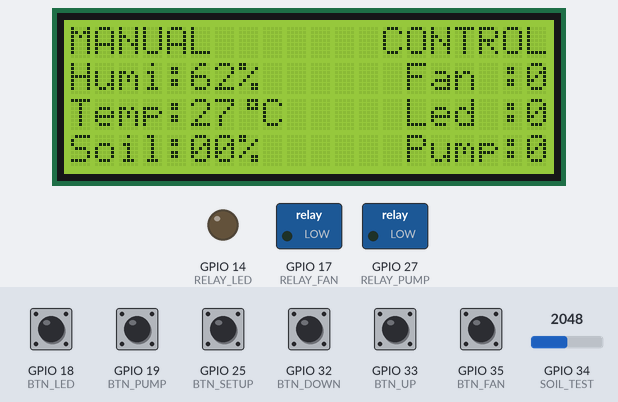
This program was run on a simulated ESP32. Shown: 20×4 character LCD, switched loads named in the program (green lamp = pin HIGH), output pins drawn as LEDs (lit = HIGH). Inputs (shaded band) come from the test bench; at power-on: GPIO 18 (BTN_LED), GPIO 19 (BTN_PUMP), GPIO 25 (BTN_SETUP), GPIO 32 (BTN_DOWN), GPIO 33 (BTN_UP), GPIO 35 (BTN_FAN) HIGH, GPIO 34 (SOIL_TEST) = 2048. WiFi joins after 1.5 s; servers stay silent unless stated; random numbers use the default seed unless the program sets one; no MQTT or app messages arrive unless stated; what the program prints to the serial monitor is not drawn.

Above: at 2.9 s.
3.0 s: GPIO 25 (BTN_SETUP) pulled LOW for 1 s
At 4.5 s:
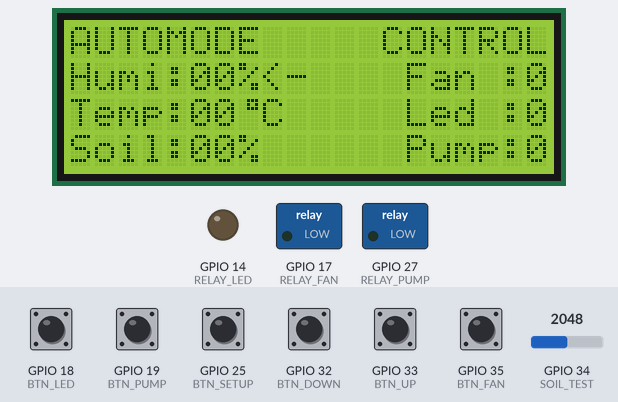
5.5 s: GPIO 25 (BTN_SETUP) pulled LOW for 1 s
At 7.3 s:
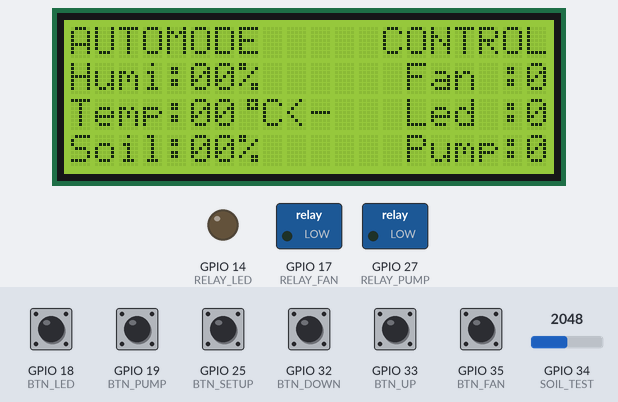
8.0 s: GPIO 25 (BTN_SETUP) pulled LOW for 1 s
At 10.0 s:
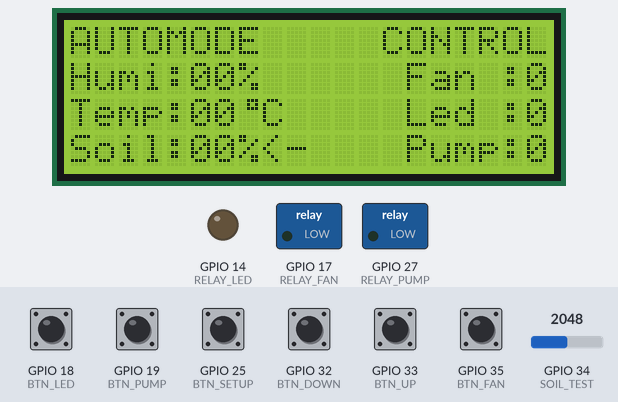
10.5 s: GPIO 35 (BTN_FAN) pulled LOW for 0.15 s
At 11.4 s:
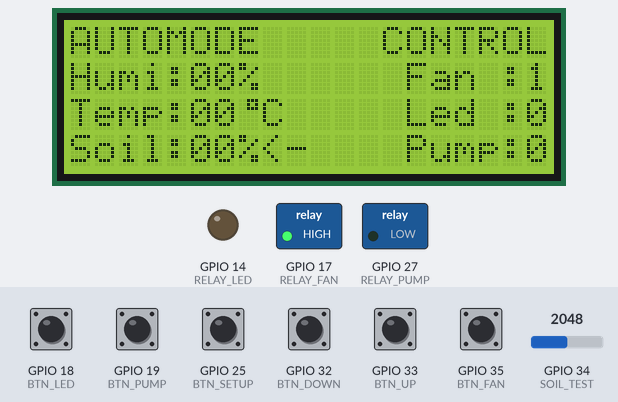
12.1 s: GPIO 25 (BTN_SETUP) pulled LOW for 1 s
At 12.51 s:
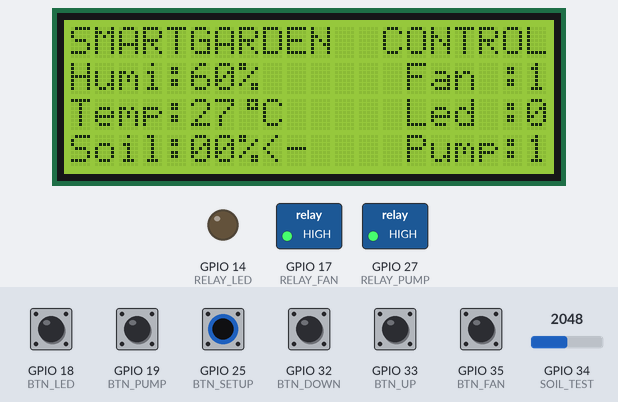
14.6 s: GPIO 35 (BTN_FAN) pulled LOW for 1 s
At 16.19 s:
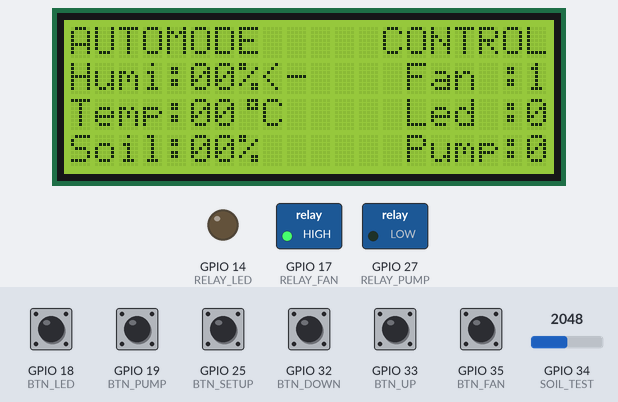
Timing chart, 0 to 17.2 s (numbered marks = the images above; inputs shaded):
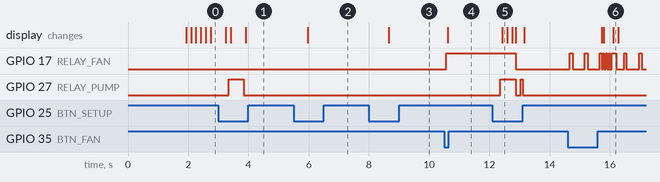

Measured:
- after the input at 3.0 s, GPIO 27 (RELAY_PUMP): LOW → HIGH after 0.35 s, → LOW 0.50 s later
- after the input at 5.5 s, the display: changes after 0.47 s (image 2)
- after the input at 8.0 s, the display: changes after 0.66 s (image 3)
- after the input at 10.5 s, GPIO 17 (RELAY_FAN): LOW → HIGH after 0.07 s; the display: changes after 0.12 s (image 4)
- after the input at 12.1 s, GPIO 17 (RELAY_FAN): HIGH → LOW after 0.77 s; GPIO 27 (RELAY_PUMP): LOW → HIGH after 0.27 s, → LOW 0.51 s later, → HIGH 0.17 s later, → LOW 0.06 s later; the display: changes after 0.33 s (image 5)
- after the input at 14.6 s, GPIO 17 (RELAY_FAN): LOW → HIGH after 0.07 s, → LOW 0.09 s later, → HIGH 0.41 s later, → LOW 0.10 s later, … (18 changes in this stretch); the display: changes after 1.1 s (image 6)

The program:

main.cpp
```cpp
#include <my_header.h>

hw_timer_t *Timer0_Cfg = NULL;
uint32_t Freq = 0;
uint8_t flag_stt = 0;

// LiquidCrystal_I2C lcd(0x27, 20, 4);
// list_StatusFlag_t

void IRAM_ATTR Break()
{
  // doc gtri cam bien o day:...
  // Dht_Sensor();
  Setup_fan();
  fl.flag_sys = !fl.flag_sys;
}

void setup()
{
  Serial.begin(9600);
  Sensor_Init();
  // thiet lap ngat tgian:
  Timer0_Cfg = timerBegin(0, 8000, true);
  timerAttachInterrupt(Timer0_Cfg, &Break, true);
  timerAlarmWrite(Timer0_Cfg, 1000, true);
  timerAlarmEnable(Timer0_Cfg);
  Wifi_Connect();
  MQTT_Connect();
}

void loop()
{
  Stay_Connect();
  MQTT_Pub_Sub();
  Flag_Status();

  // if(fl.flag_SendData == 50){
  //   Send_Active_Status(val_Led, val_Fan, val_Pump);
  //   Send_Serson_Value(val_Temp_Serson, val_Humi_Serson, val_Soil_Serson);
  //   fl.flag_SendData = 0;
  // }

  if (fl.btn_modesetup)
  {
    // Dht_Sensor();
    int a = digitalRead(BTN_SETUP);
    if (!a)
    {
      cnt++;
    }
    fl.btn_modesetup = 0;
  }
  if (fl.sec)
  {
    ++cnt_sec;
    fl.sec = 0;
  }
  if (cnt_sec == 10)
  {
    second++;
    cnt_sec = 0;
  }
  if (second % 2 == 0)
  {

    Dht_Sensor();
    delay(100);
    Soil_Sensor();
  }

  if (cnt == 0)
  {
    Serial.println(" Chicken 0 ");

    Setup_led();
    Setup_pump();
    Display_Manual();
  }
  else if (cnt == 1) // Chuyen sang mode Auto, check setup mqtt
  {
    digitalWrite(RELAY_FAN,LOW);
    digitalWrite(RELAY_LED,LOW);
    digitalWrite(RELAY_PUMP,LOW);
    Serial.println(" Chicken 2 ");
    if(val_Control){
      digitalWrite(RELAY_LED, val_Led);
      digitalWrite(RELAY_FAN, val_Fan);
      digitalWrite(RELAY_PUMP, val_Pump);
      Serial.println(val_Led);
      Serial.println(val_Fan);
      Serial.println(val_Pump);
    }
    if(!val_Control){
      Led_Auto();
      Fan_Auto();
      Pumb_Auto();
    }

      Display_Auto2();
  }
  else if (cnt == 2) // Setup humi bang nut nhan
  {
    digitalWrite(RELAY_FAN,LOW);
    digitalWrite(RELAY_LED,LOW);
    digitalWrite(RELAY_PUMP,LOW);
    Serial.println(" Chicken 3 ");
    Character_cnt2();
    // lcd.setCursor(8, 1);
    // lcd.print("<-");
    Setup_humi();
    Display_Auto1();
  }
  else if (cnt == 3) // Setup Temp bang nut nhan
  {
    Serial.println(" Chicken 4 ");
    Character_cnt3();
    // lcd.setCursor(8, 1);
    // lcd.print("  ");
    // lcd.setCursor(9, 2);
    // lcd.print("<-");
    Setup_temp();
    Display_Auto1();
  }
  else if (cnt == 4) // Setup Soil bang nut nhan
  {
    Serial.println(" Chicken 5 ");
    Character_cnt4();
    // lcd.setCursor(10, 2);
    // lcd.print("  ");
    // lcd.setCursor(8, 3);
    // lcd.print("<-");
    Setup_soil();
    Display_Auto1();
  }
  else if (cnt == 5) // Xac nhan mode auto chuyen giao dien bang cnt_sec 5s 1 lan
  {
    Temp_s_Max = temp_setup ;
    Soil_s_Min = soil_setup;
    Serial.println(" Chicken 6 ");
    Fan_Auto();
    Pumb_Auto();

    if (second <= 5)
    {
      Display_Auto1();
    }
    else if (second > 5 && second <= 10)
    {

      Display_Smartgarden();
    }
    else if (second > 10)
    {
      Character_cnt5();
      // lcd.clear();
      second = 0;
    }

  }
  else if (cnt == 6) // Quay ve manual
  {
    Serial.println(" Chicken 7 ");
    cnt_fan = 0;
    cnt_led = 0;
    cnt_pump = 0;
    fan_setup = 0;
    led_setup = 0;
    pump_setup = 0;
    cnt = 0;
    Temp_s_Max = 32;
    Soil_s_Min = 60;
    digitalWrite(RELAY_FAN,LOW);
    digitalWrite(RELAY_LED,LOW);
    digitalWrite(RELAY_PUMP,LOW);
    Character_cnt6();
    // lcd.clear();
  }
}
```

my_Mqtt.cpp
```cpp
#include <my_header.h>

WiFiClient espClient;
PubSubClient client(espClient);
DHT dht(DHT_SENSOR, DHT11);
LiquidCrystal_I2C lcd(0x27, 20, 4);

byte character[] = {
    B00111,
    B00101,
    B00111,
    B00000,
    B00000,
    B00000,
    B00000,
    B00000,

};

struct Flag fl;
uint8_t btn_fan;
uint8_t btn_led;
uint8_t btn_pumb;
uint8_t stt_new_fan = 1;
uint8_t stt_new_led = 1;
uint8_t stt_new_pumbs = 1;
uint8_t stt_old_fan = 1;
uint8_t stt_old_led = 1;
uint8_t stt_old_pumbs = 1;
uint8_t cnt = 0;
uint8_t stt_old_btnmodesetup = 1, stt_new_btnmodesetup = 1;
uint8_t led_setup = 0, fan_setup = 0, pump_setup = 0;
uint8_t led_mqtt, fan_mqtt, pump_mqtt;
uint8_t setup_mqtt, control_mqtt;
uint8_t temp_setup = 0, humi_setup = 0, soil_setup = 0;
uint8_t tmemp_mqtt, humi_mqtt, soil_mqtt;
uint8_t cnt_sec = 0;
uint8_t second = 0;
uint8_t humi = 0, temp = 0, soil = 0;
uint8_t cnt_fan = 0, cnt_led = 0, cnt_pump = 0;
uint8_t stt_old_statusfan = 1 , stt_new_statusfan = 1 ;
uint8_t stt_old_statusled = 1 , stt_new_statusled = 1 ;
uint8_t stt_old_statuspump = 1 , stt_new_statuspump = 1 ;

String dataMQTT, js_control, js_setup, js_auto, js_manual, js_led, js_fan, js_pump, js_tempMax, js_tempMin, js_soilMax, js_soilMin;
int val_Auto, val_Manual;
int val_Control, val_Setup, val_Led, val_Fan, val_Pump;
// int val_Temp_s_Max, val_Temp_s_Min, val_Soil_s_Min, val_Soil_s_Max;
int val_Temp_Serson, val_Humi_Serson, val_Soil_Serson;
int cnt_Send = 0;
int Temp_s_Max = 32, Temp_s_Min = 22, Soil_s_Min = 60, Soil_s_Max = 75;
uint8_t soil1 = 0;

void Sensor_Init()
{
  Wire.begin();
  dht.begin();
  lcd.init();
  lcd.backlight();
  lcd.createChar(0, character);

  pinMode(SOIL_TEST, INPUT);

  pinMode(RELAY_FAN, OUTPUT);
  pinMode(RELAY_LED, OUTPUT);
  pinMode(RELAY_PUMP, OUTPUT);

  pinMode(BTN_LED, INPUT);
  pinMode(BTN_FAN, INPUT);
  pinMode(BTN_PUMP, INPUT);

  pinMode(BTN_SETUP, INPUT);
  pinMode(BTN_UP, INPUT);
  pinMode(BTN_DOWN, INPUT);

  digitalWrite(RELAY_FAN, LOW);
  digitalWrite(RELAY_LED, LOW);
  digitalWrite(RELAY_PUMP, LOW);
}

void Stay_Connect()
{
  client.loop();
}

void Wifi_Connect()
{
  WiFi.begin(SSID1, PASSWORD);
  while (WiFi.status() != WL_CONNECTED)
  {
    Serial.println("Connecting to WiFi...");
  }
  Serial.println("Connected to WiFi");
  Serial.print("IP address: ");
  Serial.println(WiFi.localIP());
}

void MQTT_Connect()
{
  // Serial.println("TOPIC: " + String(TOPIC_SUB));
  client.setServer(MQTT_BROKER, MQTT_PORT);
  client.setCallback(callback);
  while (!client.connected())
  {
    String client_id = "esp32-client-";
    client_id += String(WiFi.macAddress());
    Serial.printf("The client %s connects to the public mqtt broker\n", client_id.c_str());
    if (client.connect(client_id.c_str(), MQTT_USERNAME, MQTT_PASSWORD))
    {
      Serial.println("Public emqx mqtt broker connected");
    }
    else
    {
      Serial.print("failed with state ");
      Serial.print(client.state());
    }
  }
}

void MQTT_Pub_Sub()
{
  client.subscribe(TOPIC_SUB);
}

void callback(char *topic, byte *payload, unsigned int length)
{
  // Serial.println("TOPIC: " + String(topic));
  // for (int i = 0; i< length; i++){
  //   dataMQTT += (char) payload[i];
  // }
  DynamicJsonDocument doc(1024);
  deserializeJson(doc, payload, length);
  if (doc.containsKey("control"))
  {
    js_control = doc["control"].as<String>();
    js_led = doc["led"].as<String>();
    js_fan = doc["fan"].as<String>();
    js_pump = doc["pump"].as<String>();

    val_Control = js_control.toInt();
    if (val_Control)
    {
      val_Led = js_led.toInt();
      val_Fan = js_fan.toInt();
      val_Pump = js_pump.toInt();
    }
  }
  if (doc.containsKey("setup"))
  {
    js_setup = doc["setup"].as<String>();
    js_tempMax = doc["tempmax"].as<String>();
    js_tempMin = doc["tempmin"].as<String>();
    js_soilMax = doc["soilmax"].as<String>();
    js_soilMin = doc["soilmin"].as<String>();

    val_Setup = js_setup.toInt();
    if (val_Setup)
    {
      Temp_s_Max = js_tempMax.toInt();
      Temp_s_Min = js_tempMin.toInt();
      Soil_s_Max = js_soilMax.toInt();
      Soil_s_Min = js_soilMin.toInt();
    }
  }
}

// void Detext(){

//   // dataMQTT.remove(0, strlen(dataMQTT));
//   Serial.println(dataMQTT);
// }

void Send_Active_Status(int led, int fan, int pump)
{
  DynamicJsonDocument doc(256);
  doc["led"] = led;
  doc["fan"] = fan;
  doc["pump"] = pump;

  Serial.println("Gia tri gui len cua trang thai: ");
  Serial.print("LED: " + String(led));
  Serial.print(" ");
  Serial.print("FAN: " + String(fan));
  Serial.print(" ");
  Serial.println("PUMP: " + String(pump));

  char buffer[256];
  serializeJson(doc, buffer);
  client.publish(TOPIC_SUB, buffer);
}

void Send_Serson_Value(int temp, int humi, int soil)
{
  DynamicJsonDocument doc(256);
  doc["temp"] = temp;
  doc["humi"] = humi;
  doc["soil"] = soil;

  Serial.println("Gia tri gui len cua cam bien: ");
  Serial.print("TEMP: " + String(temp));
  Serial.print(" ");
  Serial.print("HUMI: " + String(humi));
  Serial.print(" ");
  Serial.println("SOIL: " + String(soil));

  char buffer[256];
  serializeJson(doc, buffer);
  client.publish(TOPIC_SUB, buffer);
}

void Flag_Status()
{
  if (fl.flag_sys)
  {
    fl.sec = 1;
    fl.btn_modesetup = 1;
    fl.btn_checkfan = 1;
    fl.btn_checkled = 1;
    fl.btn_checkfan = 1;
    fl.btn_checkpump = 1;
    fl.btn_controlhumi = 1;
    fl.btn_controltemp = 1;
    fl.btn_controlsoil = 1;
    cnt_sec++;
    fl.flag_SendData++;
    fl.flag_button_fan = 1;
    fl.flag_button_led = 1;
    fl.flag_button_pumb = 1;
    fl.flag_down = 1;
    fl.flag_up = 1;
    fl.flag_menu_set_up = 1;
    fl.flag_humi = 1;
    fl.flag_soil = 1;
    fl.flag_temp = 1;
    fl.flag_sys = 0;
    fl.check_sensor = 1;
  }
}

void Led_Manual()
{
  if (fl.flag_button_led)
  {
    stt_old_led = stt_new_led;
    stt_new_led = btn_led;
    if (stt_old_led == 1 && stt_new_led == 0)
    {
      digitalWrite(RELAY_LED, val_Led);
    }
    else
    {
      digitalWrite(RELAY_LED, !val_Led);
    }
    fl.flag_button_led = 0;
  }
}

void Pumbs_Manual()
{
  if (fl.flag_button_pumb)
  {
    stt_old_pumbs = stt_new_pumbs;
    stt_new_pumbs = btn_pumb;
    if (stt_old_pumbs == 1 && stt_new_pumbs == 0)
    {
      digitalWrite(RELAY_PUMP, val_Pump);
    }
    else
    {
      digitalWrite(RELAY_PUMP, !val_Pump);
    }
    fl.flag_button_pumb = 0;
  }
}

void Fan_Manual()
{
  if (fl.flag_button_fan)
  {
    stt_old_fan = stt_new_fan;
    stt_new_fan = btn_fan;
    if (stt_old_fan == 1 && stt_new_fan == 0)
    {
      digitalWrite(RELAY_FAN, val_Fan);
    }
    else
    {
      digitalWrite(RELAY_FAN, !val_Fan);
    }
    fl.flag_button_fan = 0;
  }
}

void Soil_Sensor()
{

  for (int i = 0; i < 50; i++)
  {
    soil1 += analogRead(SOIL_TEST);
  }
  soil1 = analogRead(SOIL_TEST);
  val_Soil_Serson = map(soil1, 0, 4095, 0, 100);
}

void Dht_Sensor()
{
  // val_Temp_Serson = dht.readTemperature();

  // val_Humi_Serson = dht.readHumidity();
  val_Temp_Serson = random(27,30);

  val_Humi_Serson = random(60,63);

}
void Led_Auto()
{
  if (val_Temp_Serson < Temp_s_Min)
  { // tmep cua cb
    digitalWrite(RELAY_LED, HIGH);
  }
  else
  {
    digitalWrite(RELAY_LED, LOW);
  }
}

void Pumb_Auto()
{
  if (val_Temp_Serson > Temp_s_Max || val_Soil_Serson < Soil_s_Min)
  {
    digitalWrite(RELAY_PUMP, HIGH);
  }
  else if (val_Soil_Serson > Soil_s_Max || val_Temp_Serson <= Temp_s_Min)
  {
    digitalWrite(RELAY_PUMP, LOW);
  }
}

void Fan_Auto()
{
  if (val_Temp_Serson >= Temp_s_Max)
  {
    digitalWrite(RELAY_FAN, HIGH);
  }
  else
  {
    digitalWrite(RELAY_FAN, LOW);
  }
}

void Button_Led()
{
  btn_led = digitalRead(BTN_LED);
}

void Button_Fan()
{
  btn_fan = digitalRead(BTN_FAN);
}

void Button_Pump()
{
  btn_pumb = digitalRead(BTN_PUMP);
}

void Display_Manual()
{

  lcd.setCursor(0, 0);
  lcd.print("MANUAL");
  lcd.setCursor(13, 0);
  lcd.print("CONTROL");
  lcd.setCursor(0, 1);
  lcd.print("Humi:");
  lcd.print((val_Humi_Serson < 10 && val_Humi_Serson >= 0) ? "0" : "");
  lcd.print(val_Humi_Serson);
  lcd.print("%");
  lcd.setCursor(14, 1);
  lcd.print("Fan :");
  lcd.print(fan_setup);
  lcd.setCursor(0, 2);
  lcd.print("Temp:");
  lcd.print((val_Temp_Serson < 10 && val_Temp_Serson >= 0) ? "0" : "");
  lcd.print(val_Temp_Serson);
  lcd.write(byte(0));
  lcd.print("C");
  lcd.setCursor(14, 2);
  lcd.print("Led :");
  lcd.print(led_setup);
  lcd.setCursor(14, 3);
  lcd.print("Pump:");
  lcd.print(pump_setup);
  lcd.setCursor(0, 3);
  lcd.print("Soil:");
  lcd.print((val_Soil_Serson < 10 && val_Soil_Serson >= 0) ? "0" : "");
  lcd.print(val_Soil_Serson);
  lcd.print("%");
}

void Display_Auto1()
{

  lcd.setCursor(0, 0);
  lcd.print("AUTOMODE");
  lcd.setCursor(13, 0);
  lcd.print("CONTROL");
  lcd.setCursor(0, 1);
  lcd.print("Humi:");
  lcd.print((humi_setup < 10 && humi_setup >= 0) ? "0" : "");
  lcd.print(humi_setup);
  lcd.print("%");
  lcd.setCursor(14, 1);
  lcd.print("Fan :");
  lcd.print(digitalRead(RELAY_FAN));
  lcd.setCursor(0, 2);
  lcd.print("Temp:");
  lcd.print((temp_setup < 10 && temp_setup >= 0) ? "0" : "");
  lcd.print(temp_setup);
  lcd.write(byte(0));
  lcd.print("C");
  lcd.setCursor(14, 2);
  lcd.print("Led :");
  lcd.print(digitalRead(RELAY_LED));
  lcd.setCursor(14, 3);
  lcd.print("Pump:");
  lcd.print(digitalRead(RELAY_PUMP));
  lcd.setCursor(0, 3);
  lcd.print("Soil:");
  lcd.print((soil_setup < 10 && soil_setup >= 0) ? "0" : "");
  lcd.print(soil_setup);
  lcd.print("%");
}
void Display_Auto2()
{

  lcd.setCursor(0, 0);
  lcd.print("AUTOMODE");
  lcd.setCursor(13, 0);
  lcd.print("CONTROL");
  lcd.setCursor(0, 1);
  lcd.print("Humi:");
  lcd.print((humi_setup < 10 && humi_setup >= 0) ? "0" : "");
  lcd.print(humi_setup);
  lcd.print("%");
  lcd.setCursor(14, 1);
  lcd.print("Fan :");
  lcd.print(digitalRead(RELAY_FAN));
  lcd.setCursor(0, 2);
  lcd.print("Temp:");
  lcd.print(( Temp_s_Max < 10 && Temp_s_Max >= 0) ? "0" : "");
  lcd.print(Temp_s_Max);
  lcd.write(byte(0));
  lcd.print("C");
  lcd.setCursor(14, 2);
  lcd.print("Led :");
  lcd.print(digitalRead(RELAY_LED));
  lcd.setCursor(14, 3);
  lcd.print("Pump:");
  lcd.print(digitalRead(RELAY_PUMP));
  lcd.setCursor(0, 3);
  lcd.print("Soil:");
  lcd.print((Soil_s_Min < 10 && Soil_s_Min >= 0) ? "0" : "");
  lcd.print(Soil_s_Min);
  lcd.print("%");
}

void Display_Smartgarden()
{
  lcd.setCursor(0, 0);
  lcd.print("SMARTGARDEN");
  lcd.setCursor(13, 0);
  lcd.print("CONTROL");
  lcd.setCursor(0, 1);
  lcd.print("Humi:");
  lcd.print((val_Humi_Serson < 10 && val_Humi_Serson >= 0) ? "0" : "");
  lcd.print(val_Humi_Serson);
  lcd.print("%");
  lcd.setCursor(14, 1);
  lcd.print("Fan :");
  lcd.print(digitalRead(RELAY_FAN));
  lcd.setCursor(0, 2);
  lcd.print("Temp:");
  lcd.print((val_Temp_Serson < 10 && val_Temp_Serson >= 0) ? "0" : "");
  lcd.print(val_Temp_Serson);
  lcd.write(byte(0));
  lcd.print("C");
  lcd.setCursor(14, 2);
  lcd.print("Led :");
  lcd.print(digitalRead(RELAY_LED));
  lcd.setCursor(14, 3);
  lcd.print("Pump:");
  lcd.print(digitalRead(RELAY_PUMP));
  lcd.setCursor(0, 3);
  lcd.print("Soil:");
  lcd.print((val_Soil_Serson < 10 && val_Soil_Serson >= 0) ? "0" : "");
  lcd.print(val_Soil_Serson);
  lcd.print("%");
}

void Setup_humi()
{
  if (fl.btn_controlhumi)
  {
    if (!digitalRead(BTN_UP))
    {

      if (humi_setup < 99)
      {
        humi_setup++;
        Serial.println(humi_setup);
      }
    }
    Serial.println(digitalRead(BTN_UP));
    if (!digitalRead(BTN_DOWN))
    {
      if (humi_setup > 0)
      {
        humi_setup--;
      }
    }
    fl.btn_controlhumi = 0;
  }
}

void Setup_temp()
{
  if (fl.btn_controltemp)
  {
    if (!digitalRead(BTN_UP))
    {
      if (temp_setup < 99)
      {
        temp_setup++;
      }
    }
    if (!digitalRead(BTN_DOWN))
    {
      if (temp_setup > 0)
      {
        temp_setup--;
      }
    }
    fl.btn_controltemp = 0;
  }
}

void Setup_soil()
{
  if (fl.btn_controlsoil)
  {
    if (!digitalRead(BTN_UP))
    {
      if (soil_setup < 99)
      {
        soil_setup++;
      }
    }
    if (!digitalRead(BTN_DOWN))
    {
      if (soil_setup > 0)
      {
        soil_setup--;
      }
    }
    fl.btn_controlsoil = 0;
  }
}

void Setup_fan()
{
  if (fl.btn_checkfan)
  {

    stt_old_statusfan = stt_new_statusfan;
    stt_new_statusfan = digitalRead(BTN_FAN);
    if (stt_old_statusfan == 1 && stt_new_statusfan == 0)
    {
      cnt_fan++;
    }
    if (cnt_fan == 1)
    {
      fan_setup = 1;
      digitalWrite(RELAY_FAN, HIGH);
    }
    else if (cnt_fan == 2)
    {
      fan_setup = 0;
      cnt_fan = 0;
      digitalWrite(RELAY_FAN, LOW);
    }
    fl.btn_checkfan = 0;
  }
}

void Setup_led()
{
  if (fl.btn_checkled)
  {

    stt_old_statusled = stt_new_statusled;
    stt_new_statusled = digitalRead(BTN_LED);
    if (stt_old_statusled == 1 && stt_new_statusled ==0)
    {
      cnt_led++;
    }
    if (cnt_led == 1)
    {
      led_setup = 1;
      digitalWrite(RELAY_LED, HIGH);
    }
    else if (cnt_led == 2)
    {
      led_setup = 0;
      cnt_led = 0;
      digitalWrite(RELAY_LED, LOW);
    }
    fl.btn_checkled = 0;
  }
}

void Setup_pump()
{
  if (fl.btn_checkpump)
  {

    stt_old_statuspump = stt_new_statuspump;
    stt_new_statuspump = digitalRead(BTN_PUMP);
    if (stt_old_statuspump == 1 && stt_new_statuspump ==0)
    {
      cnt_pump++;
    }
    if (cnt_pump == 1)
    {
      pump_setup = 1;
      digitalWrite(RELAY_PUMP, HIGH);
    }
    else if (cnt_pump == 2)
    {
      pump_setup = 0;
      cnt_pump = 0;
      digitalWrite(RELAY_PUMP, LOW);
    }
    fl.btn_checkpump = 0;
  }
}

void Character_cnt2()
{
  lcd.setCursor(8, 1);
  lcd.print("<-");
}
void Character_cnt3()
{
  lcd.setCursor(8, 1);
  lcd.print("  ");
  lcd.setCursor(9, 2);
  lcd.print("<-");
}
void Character_cnt4()
{
  lcd.setCursor(9, 2);
  lcd.print("  ");
  lcd.setCursor(8, 3);
  lcd.print("<-");
}
void Character_cnt5()
{
  lcd.clear();
}
void Character_cnt6()
{
  lcd.clear();
}
```

my_define.h
```cpp
#ifndef __MY_DEFINE_H__
#define __MY_DEFINE_H__

#define SSID1 "Chien"
#define PASSWORD "66666666"
#define MQTT_BROKER "broker.mqttdashboard.com"
#define MQTT_PORT 1883
#define TOPIC_PUB "Esp32/Mqtt"
#define TOPIC_SUB "Smart_Garden"
#define MQTT_USERNAME "Demo"
#define MQTT_PASSWORD "public"

#define SOIL_TEST      34
#define RELAY_LED      14
#define RELAY_PUMP     27
#define RELAY_FAN      17
#define DHT_SENSOR     26
#define BTN_SETUP      25
#define BTN_UP         33
#define BTN_DOWN       32
#define BTN_FAN        35
#define BTN_LED        18
#define BTN_PUMP       19

// #define SOIL_TEST      34
// #define RELAY_LED      14
// #define RELAY_PUMP     27
// #define RELAY_FAN      17
// #define DHT_SENSOR     25
// #define BTN_SETUP      26
// #define BTN_UP         18
// #define BTN_DOWN       33
// #define BTN_FAN        35
// #define BTN_LED        32
// #define BTN_PUMP       19


#endif
```

Source omitted: my_header.h (3471 bytes)
